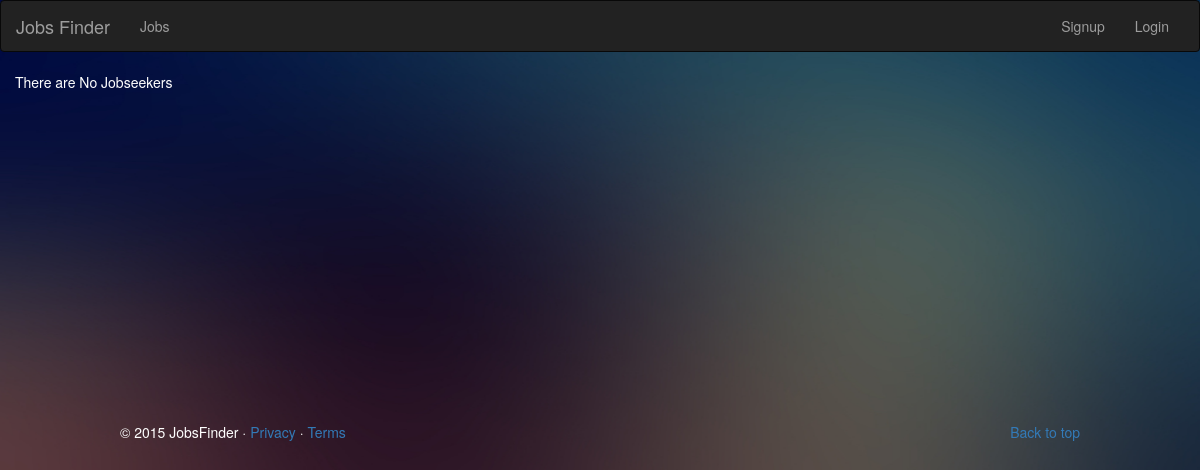
The app's page /jobseekers.php, older data.
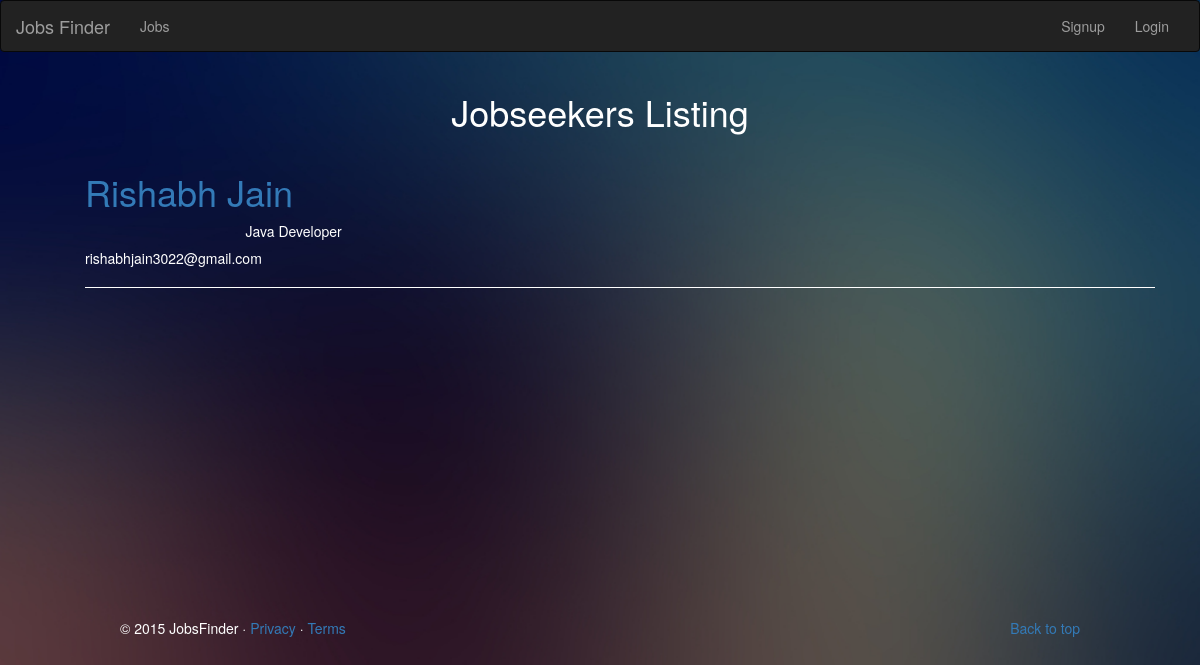
The same page, newer data.
### tables this page shows
CREATE TABLE `resume` (
  `id` int(11) NOT NULL,
  `user_id` int(11) NOT NULL,
  `name` varchar(255) NOT NULL,
  `email` varchar(255) NOT NULL,
  `phone` varchar(255) NOT NULL,
  `designation` varchar(255) NOT NULL,
  `description` text NOT NULL,
  `exp` int(11) NOT NULL,
  `edu` varchar(255) NOT NULL
);

### lib/Database.php (called while the page is built, shortened)
<?php
class Database{
     public $dbhost = DB_HOST;
     public $dbuser = DB_USER;
     public $dbname = DB_NAME;
     public $dbpass = DB_PASS;
     public $link;
    private function connect(){
        $this->link = new mysqli($this->dbhost,$this->dbuser,$this->dbpass,$this->dbname);
    }
    public function select($query){
        $result = $this->link->query($query) or die($this->link->error.__LINE__);
        if ($result->num_rows>0){
            return $result;
        }
        else{
            return false;
        }
    }
}

### jobseekers.php (the view, shortened to what this page needs)
<?php include 'includes/header.php'; ?>
<?php  include 'lib/Database.php';?>
<?php
  $db = new Database();
   $query = "SELECT * FROM resume";
   $result = $db->select($query);
?>
<?php if($result) : ?>
<div class="container">
    <div class="col-sm-12">
 	  <h1 class="text-center">Jobseekers Listing</h1>
 	  <ul id="listings">
           <?php while ($row = $result->fetch_assoc()): ?>
			<li>
			  <h1><a href="profile.php?id=<?php echo $row['user_id']; ?>">
					  <?php echo $row['name']; ?>
				  </a></h1>
				<div class="description">
                  <p>
					  <?php echo $row['designation']; ?>
				  </p>
				</div>
			  <br>
			  <h5><?php echo $row['email']; ?></h5>
			</li>
		  <?php endwhile;  ?>
 	    </ul>
    </div>
</div>
<?php else : ?>
	<div class="col-xs-12">
	<p>There are No Jobseekers</p>
	</div>
<?php endif; ?>
<?php include 'includes/footer.php'; ?>

### includes/header.php (shortened to what this page needs)
<!DOCTYPE html>
<html>
<head>
   		 <link rel="stylesheet" type="text/css" href="css/style.css">
         <link rel="stylesheet" href="css/bootstrap.css">
</head>
<body>
	<nav class="navbar navbar-inverse">
	  <div class="container-fluid">
	    <div class="navbar-header">
	      <li> <a class="navbar-brand" href="index.php">Jobs Finder</a></li>
	    </div>
	    <ul class="nav navbar-nav">
	       <li><a href="jobs.php">Jobs</a></li>
	    </ul>
	    <ul class="nav navbar-nav pull-right">
	      <?php if(isset($_SESSION['user'])): ?>
	       <li><a href="logout.php">Logout</a></li>
	      <?php else : ?>
	      <li><a href="signup.php">Signup</a></li>
	      <li><a href="login.php">Login</a></li>
	      <?php endif; ?>
	    </ul>
	  </div>
	</nav>

### includes/footer.php (shortened to what this page needs)
<div class="clearfix"></div>
<br>
<br>
<br>
<br>
<footer id="footer">
        <p class="pull-right"><a href="#">Back to top</a></p>
        <p>&copy; 2015 JobsFinder &middot; <a href="#">Privacy</a> &middot; <a href="#">Terms</a></p>
      </footer>
</body>
</html>

### css/style.css (style rules this page uses)
body { padding-bottom: 40px; color: #5a5a5a; }
li { list-style: none; }
a { text-decoration-style: none; }
#listings li { overflow: auto; border-bottom: 1px #ffffff solid; padding: 10px 0 10px 0; list-style: none; }
.description { float: right; width: 85%; }
#footer { padding:20px; margin:100px; position: relative; top:120px; left:0; }

### includes/header.php (style rules this page uses)
body { background: url(img/32.jpg); background-size: 100% 100%; background-repeat: no-repeat; color: #ffffff; }

Row changes from the older to the newer data that the page shows:
added resume: name "Rishabh Jain", designation "Java Developer", email "rishabhjain3022@gmail.com"
Text that changed along with them:
text no longer shown: "There are No Jobseekers"
text now shown: "Jobseekers Listing"
